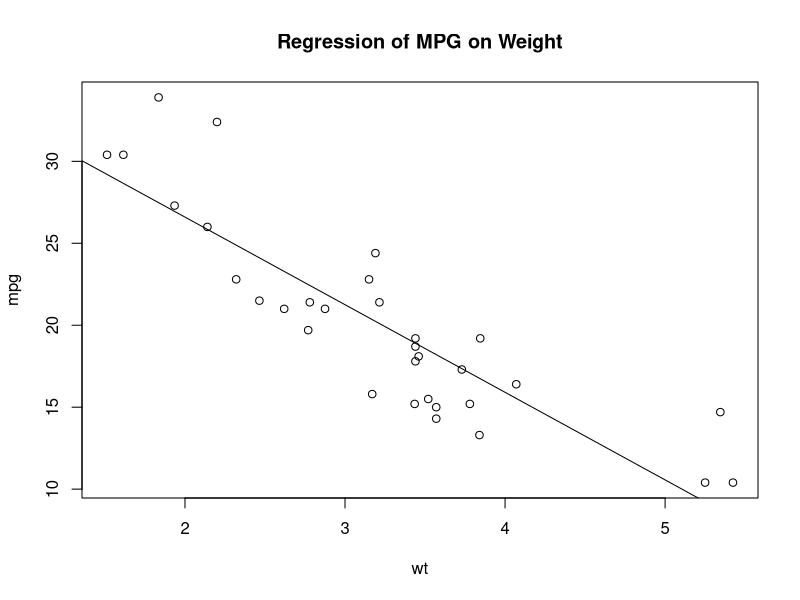
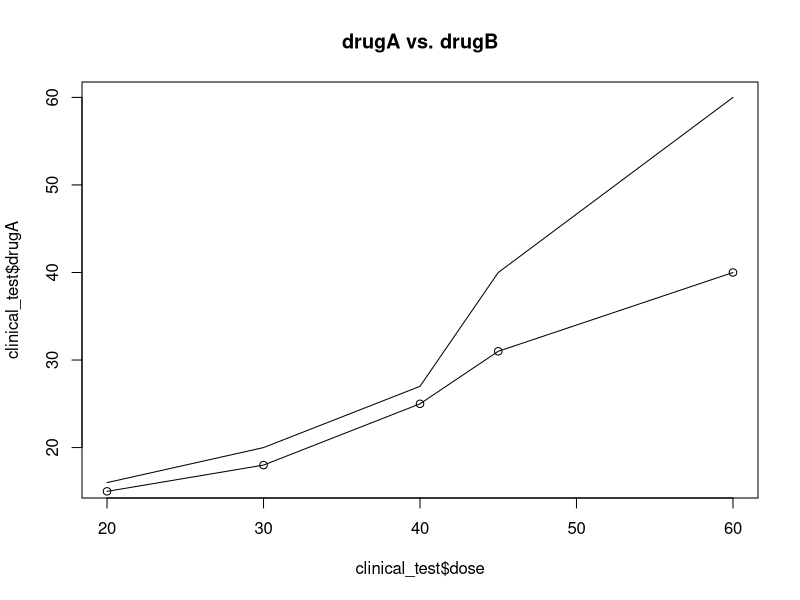
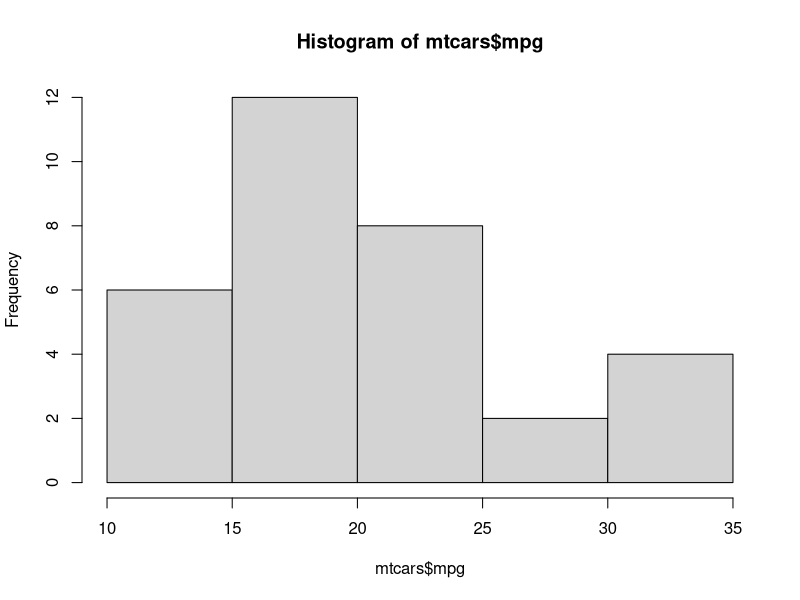
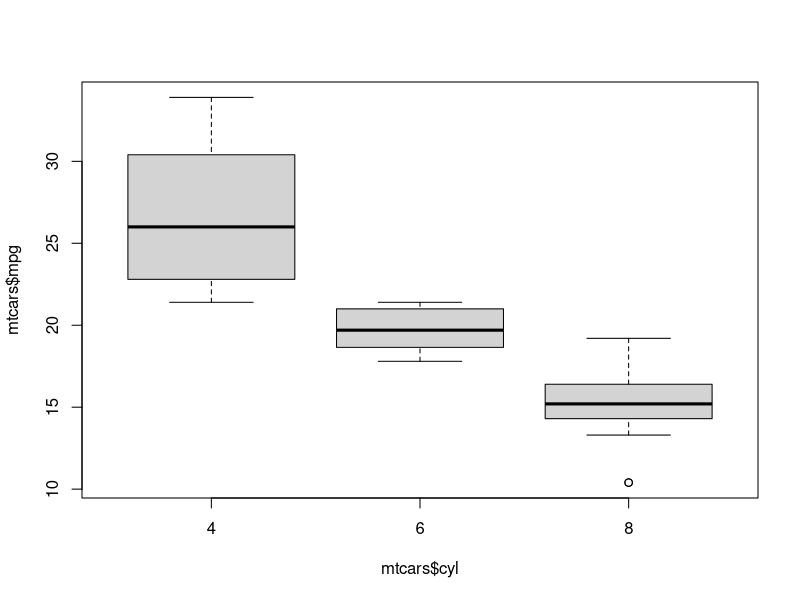

The R source for these figures, in order:
#Getting start with graphs
attach(mtcars)
plot(wt, mpg)
abline(lm(mpg ~ wt))
title("Regression of MPG on Weight")
detach(mtcars)

#Line Chart
dose <- c(20, 30, 40, 45 ,60)
drugA <- c(16, 20, 27, 40, 60)
drugB <- c(15, 18, 25, 31, 40)

clinical_test <- data.frame(dose, drugA, drugB)
plot(clinical_test$dose, clinical_test$drugA, type = 'l')

points(clinical_test$dose, clinical_test$drugB)
lines(clinical_test$dose, clinical_test$drugB)

title(main = "drugA vs. drugB")

#Histogram
hist(mtcars$mpg)

#Boxplot
boxplot(mtcars$mpg ~ mtcars$cyl)
